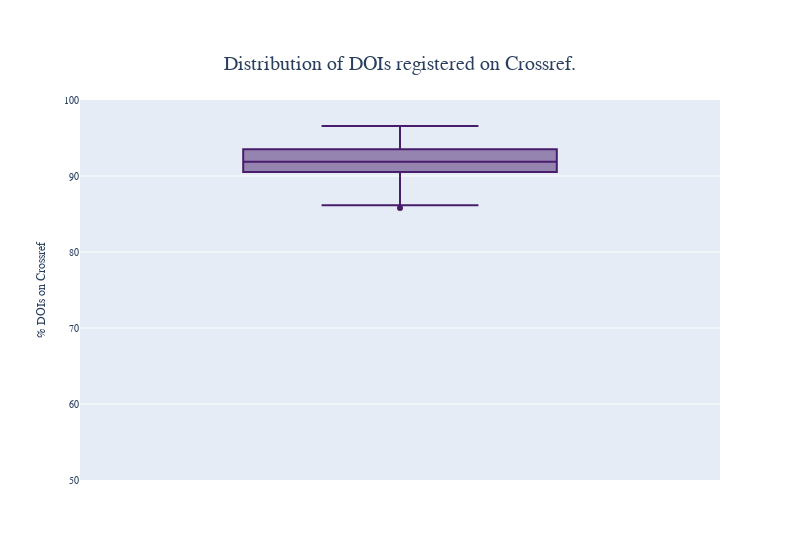

Notebook code cell kept with this figure:
### Code cell
frame2 = frame.copy()
frame2 = frame2.apply(lambda x: pd.to_numeric(x, errors='coerce'))
frame2 = frame2[(frame2.year >= 1950)&(frame2.year < 2022)]
frame2 = frame2.groupby('year').sum()
frame2['perc_cr'] = (frame2['on-crossref']/frame2['doi-num'])*100
fig = px.box(frame2, y="perc_cr", width=800,
labels={ "perc_cr": "% DOIs on Crossref" },
 title="Distribution of DOIs registered on Crossref.")
fig.update_traces(marker_color='#471D6C') 
fig.update_yaxes(range=[50, 100])
fig.update_layout(
    font_family="sans-serif",
    title_font_size=20,
    font_size=10,
    title = {'xanchor': 'center', 'y':0.9,'x':0.5},
)
fig.show()

### Figure 1 — Plotly figure (JSON) as saved in the notebook; plotly's stock layout.template omitted (floating-point values rounded to 4 significant figures)
{"data": [{"alignmentgroup": "True", "hovertemplate": "% DOIs on Crossref=%{y}<extra></extra>", "legendgroup": "", "marker": {"color": "#471D6C"}, "name": "", "notched": false, "offsetgroup": "", "orientation": "v", "showlegend": false, "type": "box", "x0": " ", "xaxis": "x", "y": [86.85, 87.97, 91.28, 91.38, 89.56, 86.14, 91.43, 93.5, 93.33, 91.86, 91.77, 85.78, 90.02, 89.65, 90.69, 91.89, 89.27, 89.27, 92.72, 93.81, 87.04, 92.67, 92.7, 93.74, 93.7, 91.52, 94.04, 93.2, 95.31, 91.4, 94.92, 91.92, 93.92, 94.66, 95.1, 93.59, 93.95, 94.42, 93.05, 90.53, 91.7, 89.23, 92.05, 92.38, 91.43, 90.36, 91.73, 93.49, 93.21, 94.48, 90.87, 92.62, 91.92, 91.73, 93.02, 93.62, 93.56, 91.69, 92.62, 89.23, 91.17, 91.54, 90.41, 89.98, 89.45, 90.25, 90.49, 91.31, 92.97, 94.34, 95.41, 96.57], "y0": " ", "yaxis": "y"}], "layout": {"boxmode": "group", "font": {"family": "sans-serif", "size": 10}, "legend": {"tracegroupgap": 0}, "title": {"font": {"size": 20}, "text": "Distribution of DOIs registered on Crossref.", "x": 0.5, "xanchor": "center", "y": 0.9}, "width": 800, "xaxis": {"anchor": "y", "domain": [0, 1]}, "yaxis": {"anchor": "x", "domain": [0, 1], "range": [50, 100], "title": {"text": "% DOIs on Crossref"}}}}
